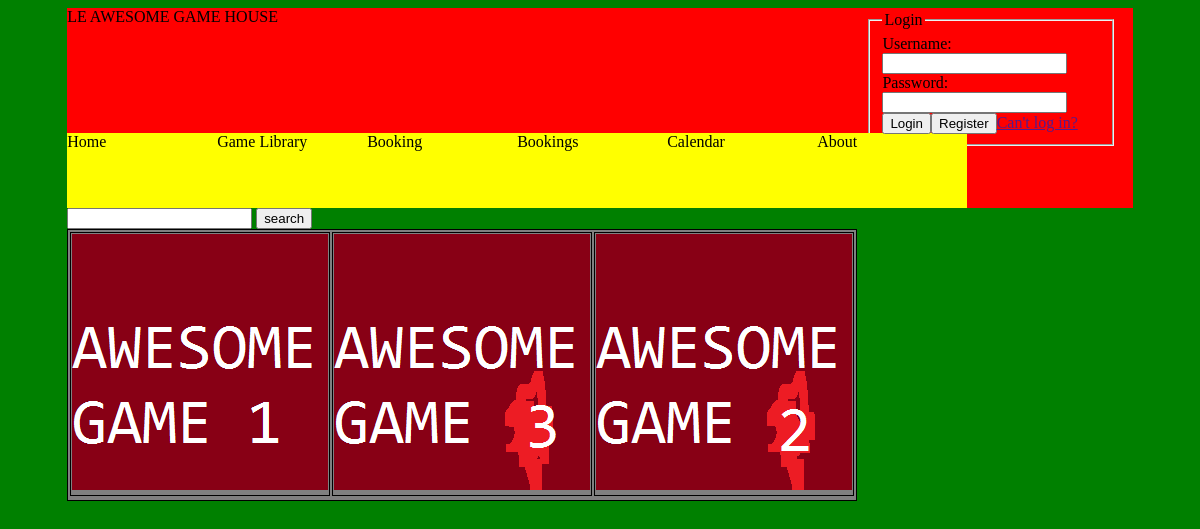
Before: /?page=gameLibrary with the older database file.
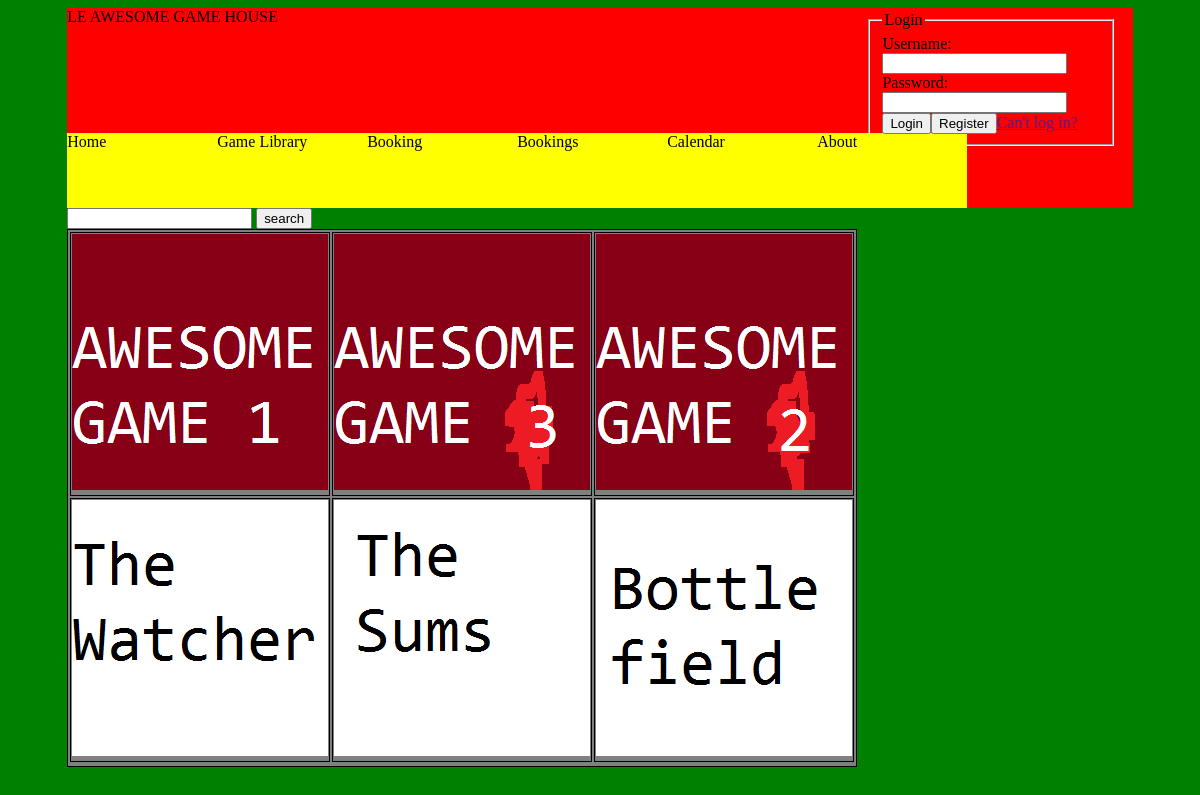
After: the same page with the newer database file.
### tables this page shows
CREATE TABLE "GameLibrary" ("pk" INTEGER PRIMARY KEY  AUTOINCREMENT  NOT NULL , "game" INTEGER);

### model.php (called while the page is built, shortened)
<?php
class Model{
    public $types = array("GameLibrarySearch", "games", "accounts", "review", "Game", "GameLibrary", "Booking", "Bookings", "registerAccount", "deleteBookings", "AllGames");
    function read($type, $id){
        if(in_array($type, $this->types)){
            $db = new PDO("sqlite:db/db.sqlite");
            try {
                $db = new PDO("sqlite:db/db.sqlite");
                $db->setAttribute(PDO::ATTR_ERRMODE, PDO::ERRMODE_EXCEPTION);
            } catch (PDOException $e) {
                echo "Failed to connect to the database using DSN:<br>$dsn<br>";
                throw $e;
            }
            switch($type){
                case "GameLibrary":
                    $stmt = $db->prepare("SELECT * FROM GameLibrary");
                    $stmt->execute();
                    $res = $stmt->fetchAll(PDO::FETCH_ASSOC);
                    return $res;
            }
        } else{
            echo "**Invalid type in read**";
        }
    }
}
 ?>

### view.php (the view, shortened to what this page needs)
<?php
class InterfaceView{
    public function staticStuff(){
        echo "
        <!DOCTYPE html>
            <head>
                <title>title</title>
                <link rel='stylesheet' href='style.css'>
            </head>
        <body>
        <header>";
            echo "LE AWESOME GAME HOUSE";
            $loggedIn = true;
            echo "<div class='login'>";
                if(isset($_SESSION['username'])){
                    if($_SESSION['username'] != ""){
                        echo "Hello " . $_SESSION['username'];
                        echo "<form method='POST'>";
                            echo "<button name='logout' type='submit'>Logout</button>";
                        echo "</form>";
                    } else{
                        $loggedIn = false;
                    }
                } else{
                    $loggedIn = false;
                }
                if(!$loggedIn){
                    echo "<fieldset>";
                        echo "<legend>Login</legend>";
                        echo "<form method='POST'>";
                            echo "Username:";
                            echo "<input name='username' type='text'></input>";
                            echo "Password:";
                            echo "<input name='password' type='password'></input>";
                            echo "<button type='submit'>Login</button>";
                        echo "</form>";
                        echo "<form method='GET'><button type='submit' name='page' value='register'>Register</button></form>";
                        echo "<a href=''>Can't log in?</a>";
                    echo "</fieldset>";
                }
            echo "</div>
            <nav>";
         echo <<<EOT
            <div id="home" class="navButton">Home</div>
            <script type="text/javascript">
            document.getElementById("home").onclick = function () {
                location.href = "?page=home";
            };
            </script>
            <div id="gameLibrary" class="navButton">Game Library</div>
            <script type="text/javascript">
            document.getElementById("gameLibrary").onclick = function () {
                location.href = "?page=gameLibrary";
            };
            </script>
            <div id="booking" class="navButton">Booking</div>
            <script type="text/javascript">
            document.getElementById("booking").onclick = function () {
                location.href = "?page=booking";
            };
            </script>
            <div id="bookings" class="navButton">Bookings</div>
            <script type="text/javascript">
            document.getElementById("bookings").onclick = function () {
                location.href = "?page=bookings";
            };
            </script>
            <div id="calendar" class="navButton">Calendar</div>
            <script type="text/javascript">
            document.getElementById("calendar").onclick = function () {
                location.href = "?page=calendar";
            };
            </script>
            <div id="about" class="navButton">About</div>
            <script type="text/javascript">
            document.getElementById("about").onclick = function () {
                location.href = "?page=about";
            };
            </script>
EOT;
                echo "</nav>";
        echo "</header>";
    }
    function displayGameLibrary($data, $searched){
        $dir = "resources/games/";
        echo "<div id='gameLibrary'>";
        echo "
            <form method='post'>
                <input class='glButton' type='text' name='search'>
                <input type='submit' value='search'>
            </form>
            <table><tr>";
            for($i = 0; $i < sizeof($data); $i++){
                if(!$searched){
                    echo "<td><a href='?game=" . $data[$i]['game'] . "'><img src='" . $dir . $data[$i]['game'] . "Large.png'></img></a></td>";
                }
                else{
                    echo "<td><a href='?game=" . $data[$i]['pk'] . "'><img src='" . $dir . $data[$i]['pk'] . "Large.png'></img></a></td>";
                }
                if(($i+1) % 3 == 0){
                    echo "</tr><tr>";
                }
            }
            echo "</tr></table>";
        echo "</div>";
    }
}
 ?>

### index.php (shortened to what this page needs)
<?php
require_once "model.php";
require_once "view.php";
$model = new Model();
$view = new InterfaceView();
$view->staticStuff();
if(isset($_SESSION['page'])){
    switch($_SESSION['page']){
        case "gameLibrary":
            if(isset($_POST['search'])){
                $var = $model->search("Game", $_POST['search']);
                $view->displayGameLibrary($var, true);
            } else{
                $var = $model->read("GameLibrary", null);
                $view->displayGameLibrary($var, false);
            }
            break;
    }
} else{
    $view->displayStart();
}
?>

### style.css (style rules this page uses)
body { background-color:green; min-height:100%; height:100%; }
header { background-color:red; width:90%; height:200px; margin-left:5%; }
nav { background-color:orange; width:900px; height:75px; margin-top:102px; }
.navButton { background-color:yellow; width:150px; height:75px; float:left; }
.glButton { margin-left:5%; }
.login { width:250px; height:10%; margin-top:-15px; margin-left:75%; }
form { display:inline; margin:0px; padding:0px; }
table, tr, td { background-color:gray; width:55%; min-height:75px; margin-left:5%; border: 1px solid black; }

Changed rows visible on the page:
added gamelibrary: shows a picture
added gamelibrary: shows a picture
added gamelibrary: shows a picture
